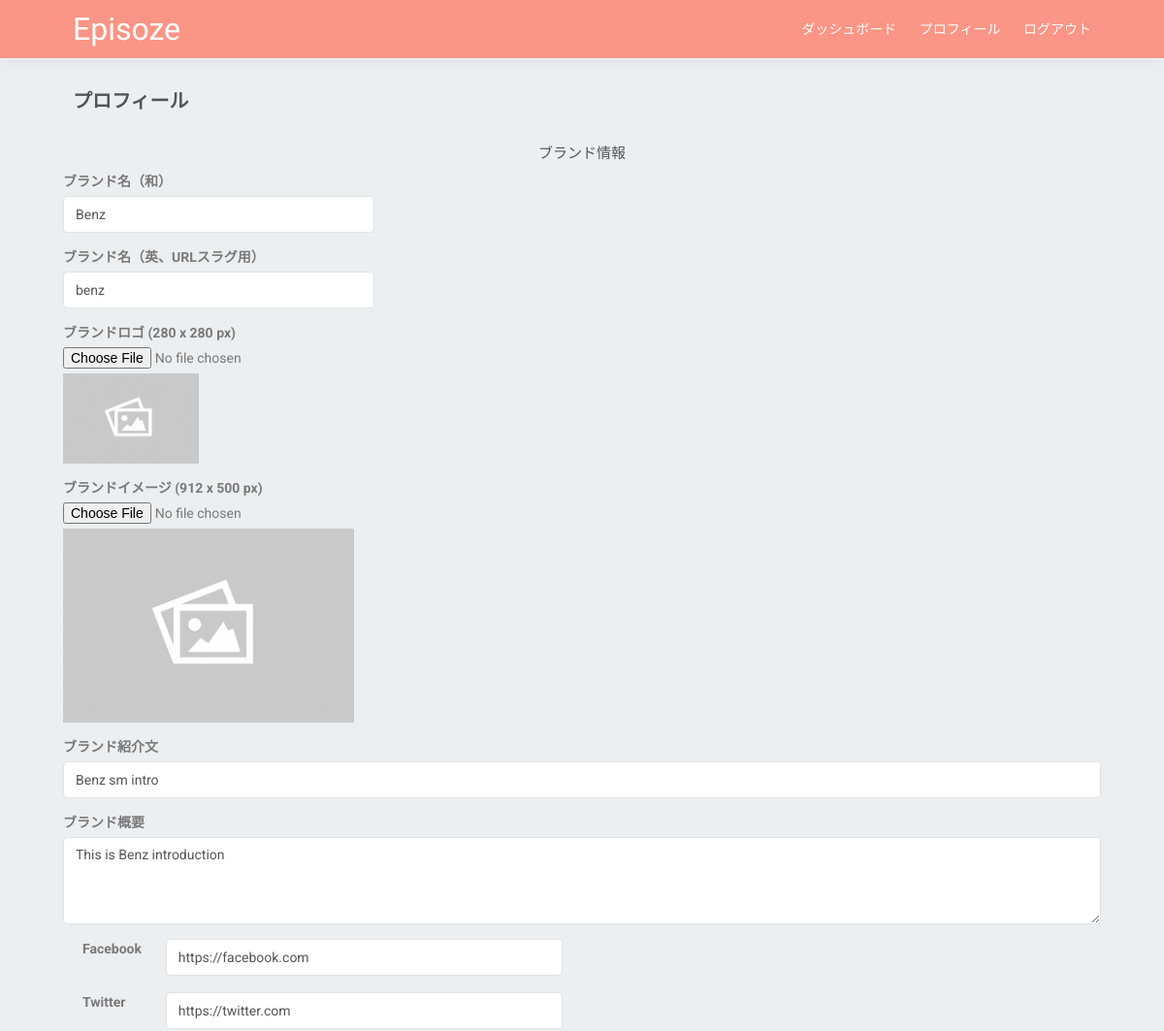
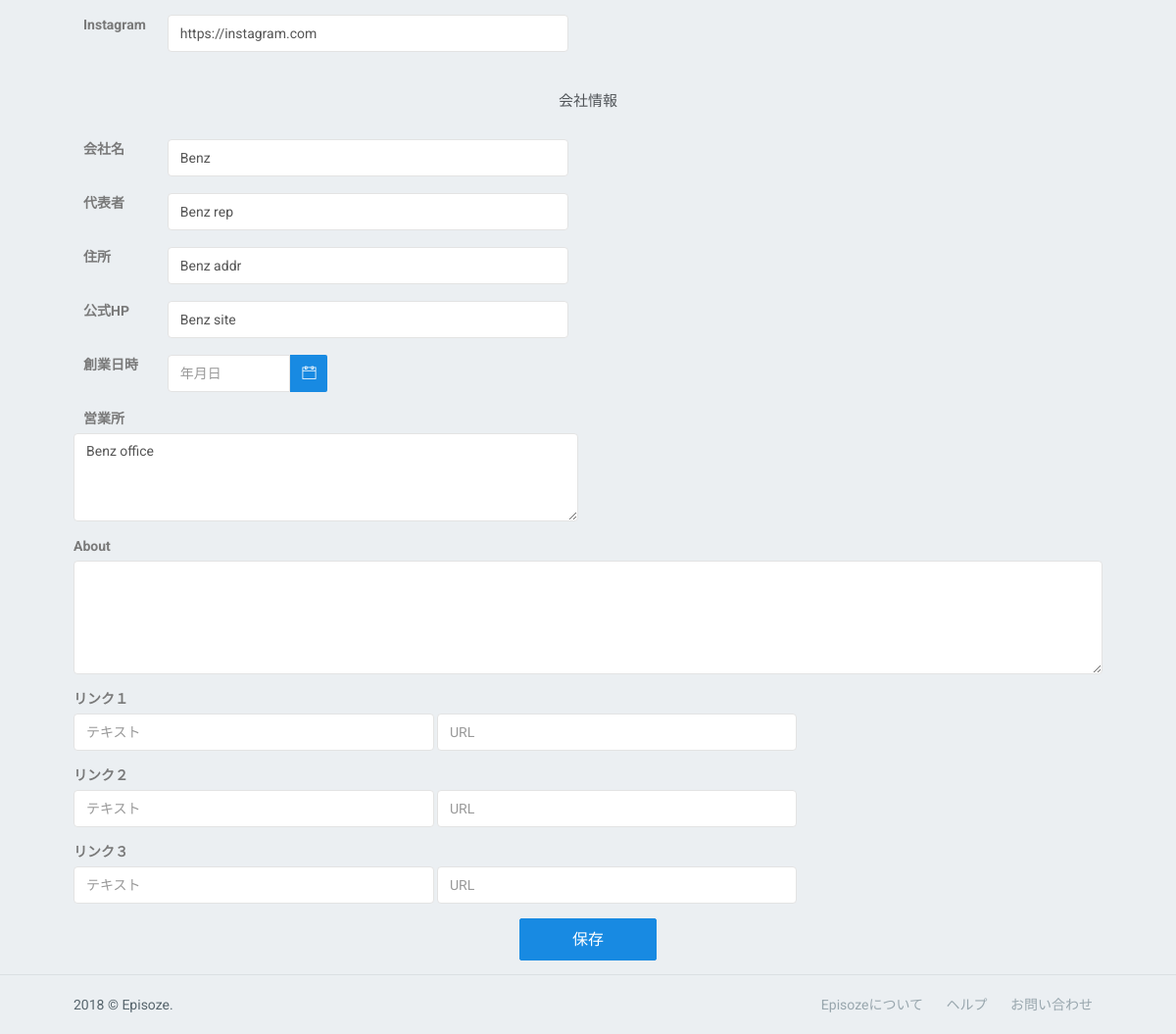
The page /brand-admin/profile (signed in) on the database its author committed (2 pictures, top to bottom).
### brands/models.py (models this page shows, shortened)
class Brand(models.Model):
    user                    = models.OneToOneField(User, on_delete=models.CASCADE, default=0)
    name                    = models.CharField(max_length=50)
    name_slug               = models.CharField(max_length=50, default="name_slug")
    logo_image              = models.FileField(upload_to='uploads/', default="default.png", null=True, blank=True)
    cover_image             = models.FileField(upload_to='uploads/', default="default.png", null=True, blank=True)
    introduction            = models.TextField(default="", null=True, blank=True)
    small_introduction      = models.CharField(max_length=50, default="", null=True, blank=True)
    facebook_url            = models.CharField(max_length=200, default="https://facebook.com", null=True, blank=True)
    twitter_url             = models.CharField(max_length=200, default="https://twitter.com", null=True, blank=True)
    instagram_url           = models.CharField(max_length=200, default="https://instagram.com", null=True, blank=True)
    company_name            = models.CharField(max_length=200, default="company_name", null=True, blank=True)
    company_representative  = models.CharField(max_length=200, default="company_representative", null=True, blank=True)
    company_address         = models.CharField(max_length=200, default="company_address", null=True, blank=True)
    company_website         = models.CharField(max_length=200, default="company_website", null=True, blank=True)
    company_founding_date   = models.DateField(_("Date"), default=datetime.today)
    company_sales_offices   = models.TextField(default="sames_offices", null=True, blank=True)
    company_introduction    = models.TextField(default="company_introduction", null=True, blank=True)
    free_links              = JSONField("free_links", default={ "key": "value" }, null=True, blank=True)
    creation_date           = models.DateTimeField(default=datetime.now)

### brand_admin/views.py (the view, shortened to what this page needs)
@login_required(login_url='/brand-admin')
def profile(request):
	user = request.user
	brand = Brand.objects.filter(user=user).first()
	if request.method == 'GET':
		context = {'brand': brand}
		logger.error(brand.small_introduction)
		return render(request, 'brand_admin/profile.html', context)

### brand_admin/templatetags/app_filters.py (called while the page is built)
@register.filter(name='spacify')
def spacify(value, autoescape=None):
    if autoescape:
    	esc = conditional_escape
    else:
    	esc = lambda x: x
    return mark_safe(re.sub('\s', '&'+'nbsp;', esc(value)))

### brand_admin/templates/brand_admin/profile.html (shortened to what this page needs)
{% extends './base.html' %}
{% load app_filters %}
{% load static %}
{% load tz %}
{% block header %}
    {% include './header_02.html' %}
{% endblock %}
{% block content %}
	<div class="wrapper">
        <div class="container">
            <div class="row">
                <div class="col-sm-12">
                    <h4 class="page-title">プロフィール</h4>
                    <h5 class="text-center">ブランド情報</h5>
                </div>
            </div>
            <div class="row">
            	<form role="form" action="/brand-admin/profile/" method="post" enctype="multipart/form-data">
                    <div class="form-group">
                        <label>ブランド名（和）</label>
                        <input type="text" class="form-control" name="name" style="width:30%;" value={{ brand.name }}>
                    </div>
                    <div class="form-group">
                        <label>ブランド名（英、URLスラグ用）</label>
                        <input type="text" class="form-control" name="name-slug" style="width:30%;" value={{ brand.name_slug }}>
                    </div>
                    <div class="form-group logo-image">
                        <label>ブランドロゴ (280 x 280 px)</label>
                        <input type="file" name="logo-image">
                        {% if article.logo_image %}
                            <img src='/media/{{article.logo_image}}' alt="preview of brand logo" class="preview-image" style="width: 140px" />
                        {% else %}
                            <img src="{% static 'images/empty-image.png' %}" alt="preview of brand logo" class="preview-image" style="width: 140px" />
                        {% endif %}
                    </div>
                    <div class="form-group cover-image">
                        <label>ブランドイメージ (912 x 500 px)</label>
                        <input type="file" name="cover-image">
                        {% if article.cover_image %}
                            <img src='/media/{{article.cover_image}}' alt="preview of brand cover" class="preview-image" style="width: 300px" />
                        {% else %}
                            <img src="{% static 'images/empty-image.png' %}" alt="preview of brand cover" class="preview-image" style="width: 300px" />
                        {% endif %}
                    </div>
                    <div class="form-group">
                        <label>ブランド紹介文</label>
                        <input type="text" name="small-introduction" class="form-control" value={{ brand.small_introduction|spacify }}>
                    </div>
                    <div class="form-group">
                        <label>ブランド概要</label>
                        <textarea name="introduction" class="form-control" rows="3" value="{{ brand.introduction }}">{{ brand.introduction }}</textarea>
                    </div>
                    <div class="col-lg-6">
                        <div class="form-group">
                            <label class="col-md-2 control-label">Facebook</label>
                            <div class="col-md-10">
                                <input type="text" name="facebook-url" class="form-control" value={{ brand.facebook_url|spacify }}>
                            </div>
                        </div>
                        <div class="form-group">
                            <label class="col-md-2 control-label">Twitter</label>
                            <div class="col-md-10">
                                <input type="text" name="twitter-url" class="form-control" value={{ brand.twitter_url|spacify }}>
                            </div>
                        </div>
                        <div class="form-group">
                            <label class="col-md-2 control-label">Instagram</label>
                            <div class="col-md-10">
                                <input type="text" name="instagram-url" class="form-control" value={{ brand.instagram_url|spacify }}>
                            </div>
                        </div>
                    </div>
                    <div class="col-sm-12 m-b-20 m-t-15">
                        <h5 class="text-center">会社情報</h5>
                    </div>
                    <div class="col-lg-6">
                        <div class="form-group">
                            <label class="col-md-2 control-label">会社名</label>
                            <div class="col-md-10">
                                <input type="text" name="company-name" class="form-control" value={{ brand.company_name|spacify }}>
                            </div>
                        </div>
                        <div class="form-group">
                            <label class="col-md-2 control-label">代表者</label>
                            <div class="col-md-10">
                                <input type="text" name="company-representative" class="form-control" value={{ brand.company_representative|spacify }}>
                            </div>
                        </div>
                        <div class="form-group">
                            <label class="col-md-2 control-label">住所</label>
                            <div class="col-md-10">
                                <input type="text" name="company-address" class="form-control" value={{ brand.company_address|spacify }}>
                            </div>
                        </div>
                        <div class="form-group">
                            <label class="col-md-2 control-label">公式HP</label>
                            <div class="col-md-10">
                                <input type="text" name="company-website" class="form-control" value={{ brand.company_website|spacify }}>
                            </div>
                        </div>
                        <div class="form-group">
                            <label class="col-md-2 control-label">創業日時</label>
                            <div class="col-md-10">
                                <div class="input-group" style="width:40%;clear:both;">
                                    <input type="text" name="company-founding-date" class="form-control" placeholder="年月日" id="datepicker" value={{ brand.company_founding_date|date:"Y-n-j"|utc }}>
                                    <span class="input-group-addon bg-primary b-0 text-white"><i class="ti-calendar"></i></span>
                                </div>
                            </div>
                        </div>
                        <div class="form-group">
                            <label class="col-md-2 control-label">営業所</label>
                            <div class="">
                                <textarea type="text" name="company-sales-offices" class="form-control" value={{ brand.company_sales_offices }}>{{ brand.company_sales_offices }}</textarea>
                            </div>
                        </div>
                    </div>
                    <div class="col-lg-12">
                        <div class="form-group">
                            <label>About</label>
                            <textarea id="js-company-introduction" name="company-introduction" class="form-control" rows="5"></textarea>
                        </div>
                        <div class="form-group">
                                <label class="">リンク１</label><br>
                                <input type="text" name="free-link-1-anchor" placeholder="テキスト" class="form-control" style="width:35%;display: inline-block;">
                                <input type="text" name="free-link-1-url" placeholder="URL" class="form-control" style="width:35%; display: inline-block;">
                        </div>
                        <div class="form-group">
                                <label class="">リンク２</label><br>
                                <input type="text" name="free-link-2-anchor" placeholder="テキスト" class="form-control" style="width:35%;display: inline-block;">
                                <input type="text" name="free-link-2-url" placeholder="URL" class="form-control" style="width:35%; display: inline-block;">
                        </div>
                        <div class="form-group">
                                <label class="">リンク３</label><br>
                                <input type="text" name="free-link-3-anchor" placeholder="テキスト" class="form-control" style="width:35%;display: inline-block;">
                                <input type="text" name="free-link-3-anchor" placeholder="URL" class="form-control" style="width:35%; display: inline-block;">
                        </div>
                        <div class="form-group text-center">
                            <button type="submit" class="btn btn-primary waves-effect btn-lg w-lg waves-light">保存</button>
                        </div>
                    </div>
                </form>
            </div>
        </div>
    </div>
{% endblock %}
{% block footer %}
	{% include './footer_02.html' %}
{% endblock %}

### assets/css/core.css (style rules this page uses)
body { background: #ebeff2; font-family: 'Roboto', sans-serif; margin: 0; padding-bottom: 60px; overflow-x: hidden; color: #797979; }
html { position: relative; min-height: 100%; background: #ebeff2; }
h1, h2, h3, h4, h5, h6 { color: #505458; font-family: 'Karla', sans-serif; margin: 10px 0; }
h4 { line-height: 22px; }
h5 { font-size: 15px; }
* { outline: none !important; }
.container { width: auto; }
.page-title { font-size: 20px; font-weight: 600; margin-bottom: 0px; margin-top: 0px; line-height: 70px; }
.wrapper { padding-top: 130px; }
.container { width: 90%; }
.m-t-15 { margin-top: 15px !important; }
.m-b-20 { margin-bottom: 20px !important; }
.w-lg { min-width: 140px; }
.b-0 { border: none !important; }
.row { margin-right: -10px; margin-left: -10px; }
.col-lg-1, .col-lg-10, .col-lg-11, .col-lg-12, .col-lg-2, .col-lg-3, .col-lg-4, .col-lg-5, .col-lg-6, .col-lg-7, .col-lg-8, .col-lg-9, .col-md-1, .col-md-10, .col-md-11, .col-md-12, .col-md-2, .col-md-3, .col-md-4, .col-md-5, .col-md-6, .col-md-7, .col-md-8, .col-md-9, .col-sm-1, .col-sm-10, .col-sm-11, .col-sm-12, .col-sm-2, .col-sm-3, .col-sm-4, .col-sm-5, .col-sm-6, .col-sm-7, .col-sm-8, .col-sm-9, .col-xs-1, .col-xs-10, .col-xs-11, .col-xs-12, .col-xs-2, .col-xs-3, .col-xs-4, .col-xs-5, .col-xs-6, .col-xs-7, .col-xs-8, .col-xs-9 { padding-left: 10px; padding-right: 10px; }
.bg-primary { background-color: #188ae2 !important; }
.text-white { color: #ffffff !important; }
textarea.form-control { min-height: 90px; }
.form-control { background-color: #FFFFFF; border: 1px solid #E3E3E3; border-radius: 4px; color: #565656; padding: 7px 12px; height: 38px; max-width: 100%; -webkit-box-shadow: none; box-shadow: none; -webkit-transition: all 300ms linear; -moz-transition: all 300ms linear; -o-transition: all 300ms linear; -ms-transition: all 300ms linear; transition: all 300ms linear; }
.input-group-addon { border-radius: 2px; border: 1px solid #eeeeee; }
.waves-effect { position: relative; cursor: pointer; display: inline-block; overflow: hidden; -webkit-user-select: none; -moz-user-select: none; -ms-user-select: none; user-select: none; -webkit-tap-highlight-color: transparent; vertical-align: middle; z-index: 1; will-change: opacity, transform; -webkit-transition: all 0.3s ease-out; -moz-transition: all 0.3s ease-out; -o-transition: all 0.3s ease-out; -ms-transition: all 0.3s ease-out; transition: all 0.3s ease-out; }

### assets/css/components.css (style rules this page uses)
.btn { border-radius: 2px; padding: 6px 14px; }
.btn-group-lg > .btn, .btn-lg { padding: 10px 16px !important; font-size: 16px; }
.btn-custom, .btn-primary, .btn-success, .btn-info, .btn-warning, .btn-danger, .btn-inverse, .btn-purple, .btn-pink { color: #ffffff !important; }
.btn-primary { background-color: #188ae2 !important; border: 1px solid #188ae2 !important; }

### assets/css/custom.css (style rules this page uses)
.wrapper { padding-top: 70px; }
.form-group { min-height: 40px; }
.preview-image { margin-top: 5px; }

### rows shown on the page
Brand: name "Benz", name-slug "benz", small-introduction "Benz sm intro", introduction "This is Benz introduction", facebook-url "https://facebook.com", twitter-url "https://twitter.com", instagram-url "https://instagram.com", company-name "Benz", company-representative "Benz rep", company-address "Benz addr", company-website "Benz site", company-sales-offices "Benz office"
